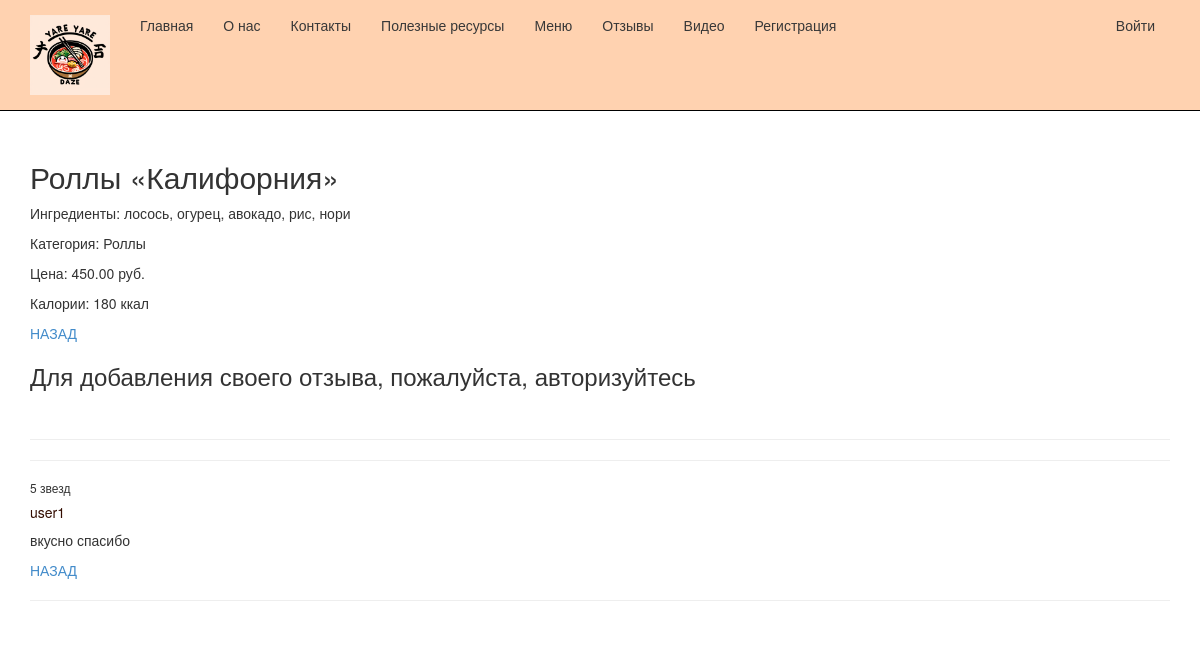
/menuit/1/, run on the app's committed database.
### app/models.py (models this page shows, shortened)
class MenuItem(models.Model):
    name = models.CharField(max_length=255, verbose_name="Название блюда")
    ingredients = models.TextField(verbose_name="Ингредиенты")
    category = models.CharField(max_length=100, blank=True, null=True, verbose_name="Категория")
    price = models.DecimalField(max_digits=9, decimal_places=2, verbose_name="Цена")
    calories = models.IntegerField(verbose_name="Калории")
    author = models.ForeignKey(User, null=True, blank=True, on_delete = models.SET_NULL, verbose_name = "Автор")
    image = models.FileField(default = 'temp.jpg', verbose_name="Путь к картинке")
    class Meta:
        db_table = "MenuItems" # имя таблицы для модели
        ordering = ["name"] # порядок сортировки данных в модели
        verbose_name = "Меню доставки" # имя, под которым модель будет отображаться в административном разделе
        verbose_name_plural = "Меню доставки" # тоже для всех пунктов меню доставки

class Review(models.Model):
    author = models.ForeignKey(User, on_delete = models.CASCADE, verbose_name="Автор отзыва")
    menu_item = models.ForeignKey(MenuItem, on_delete = models.CASCADE, verbose_name="Позиция в меню")
    text = models.TextField(verbose_name="Текст отзыва")
    rating = models.IntegerField(choices=((1, 'Очень плохо'), (2, 'Плохо'), (3, 'Удовлетворительно'), (4, 'Хорошо'), (5, 'Отлично')), default=3)
    class Meta:
        db_table='Review'
        ordering = ['rating']
        verbose_name="Отзыв к блюду"
        verbose_name_plural="Отзывы к блюдам"

### app/views.py (the view)
# urls.py: path('menuit/<int:parametr>/', views.menuit, name= 'menuit'),
def menuit(request, parametr):
    assert isinstance(request, HttpRequest)
    menuit_1 = MenuItem.objects.get(id=parametr)
    reviews = Review.objects.filter(menu_item=parametr)
    if request.method == 'POST':
        form = ReviewForm(request.POST)
        if form.is_valid():
            review_f = form.save(commit=False)
            review_f.author = request.user
            review_f.rating = form.cleaned_data['rating']
            review_f.menu_item = menuit_1
            review_f.save()
            return redirect('menuit', parametr=menuit_1.id)
    else:
        form = ReviewForm()
    return render(
        request,
        'app/menuit.html',
        {
            'menuit_1': menuit_1,
            'reviews': reviews,
            'form': form,
        }
        )

### app/templates/app/menuit.html (shortened to what this page needs)
﻿{% extends "app/layout.html" %}
{% block content %}
<h2> {{menuit_1.name}} </h2>
<p> Ингредиенты: {{menuit_1.ingredients}} </p>
<p> Категория: {{menuit_1.category}} </p>
<p> Цена: {{menuit_1.price}} руб.</p>
<p> Калории: {{menuit_1.calories}} ккал</p>
<p><a href="{% url 'menu' %}"> НАЗАД </a></p>
{% if user.is_authenticated %}
<h3>Добавить отзыв</h3>
<form method="POST">
    {% csrf_token %}
    <div>
        {{form.as_p}}
        <button type="submit" class="save btn btn-default"> Отправить отзыв </button>
    </div>
</form>
{% else %}
<h3>Для добавления своего отзыва, пожалуйста, авторизуйтесь</h3>
{% endif %}
<br />
<hr />
{% for review in reviews %}
<hr />
<h6> {{review.rating}} звезд </h6>
<h5> {{review.author}} </h5>
<p> {{review.text|linebreaksbr}} </p>
{% endfor %}
<p><a href="{% url 'menu' %}"> НАЗАД </a></p>
{% endblock %}

### app/static/app/content/site.css (style rules this page uses)
body { padding-top: 120px; padding-bottom: 20px; }
h5 { color: #330d00; }

### data on the page
MenuItem: name "Роллы «Калифорния»", ingredients "лосось, огурец, авокадо, рис, нори", category "Роллы", price "450.00", calories "180"
Review: rating "5", author "user1", text "вкусно спасибо"
